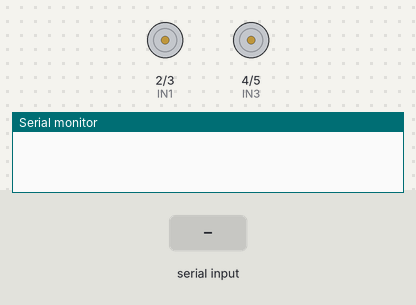
Bench run of a sketch on a simulated Arduino Uno, built with avr-gcc and run on an emulated ATmega328P. Shown: motor-driver pin pairs drawn as motors (green arrow = first pin HIGH = forward, orange = second pin HIGH = backward, longer = more drive, scaled by the enable pin), the last lines printed to the serial monitor. The test bench sets the inputs (shaded band).

Above: at 1.2 s.
1.3 s: "F" received over Serial
At 3.2 s:
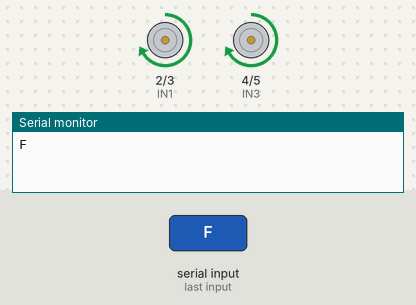
3.5 s: "B" received over Serial
At 4.7 s:
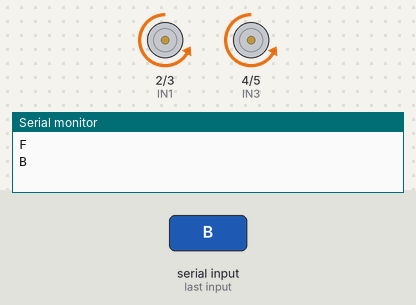
5.5 s: "L" received over Serial
At 7.2 s:
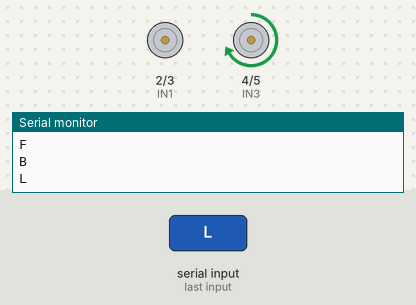
7.5 s: "R" received over Serial
At 8.9 s:
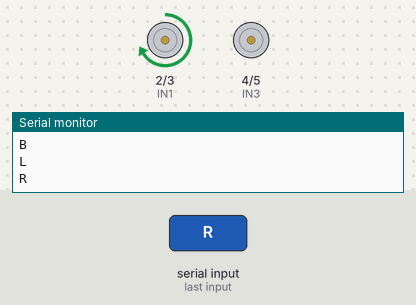
9.5 s: "S" received over Serial
At 10.5 s:
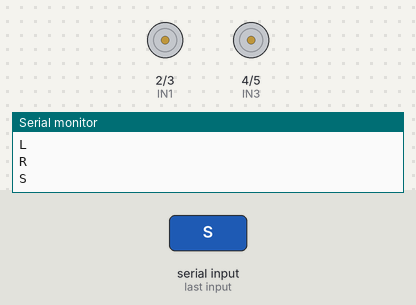
Timing chart, 0 to 12.5 s (numbered marks = the images above; inputs shaded):
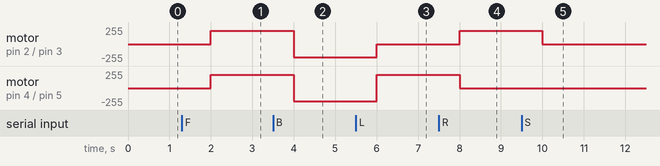

The sketch:

blue_thooth_10_Rc.ino
```cpp
char t;
int IN1 = 2;
int IN2 = 3;
int IN3 = 4;
int IN4 = 5;
int enA = 10;
int enB = 11;

#define ENABLE_ALL 1

void setup() {
pinMode(IN1,OUTPUT);   //left motors forward
pinMode(IN2,OUTPUT);   //left motors reverse
pinMode(IN3,OUTPUT);   //right motors forward
pinMode(IN4,OUTPUT);   //right motors reverse
pinMode(enA,OUTPUT);
pinMode(enB,OUTPUT);
Serial.begin(9600);

}

void loop() {
if(Serial.available()){
  t = Serial.read();
  Serial.println(t);
}

if(t == 'F'){            //move forward(all motors rotate in forward direction)
  digitalWrite(IN1,HIGH);
  digitalWrite(IN3,HIGH);

#ifdef ENABLE_ALL
  digitalWrite(IN2,LOW);
  digitalWrite(IN4,LOW);
#endif
  analogWrite(enA, 200);
  analogWrite(enB, 200);
  }

else if(t == 'B'){      //move reverse (all motors rotate in reverse direction)
  digitalWrite(IN2,HIGH);
  digitalWrite(IN4,HIGH);
#ifdef ENABLE_ALL
  digitalWrite(IN1,LOW);
  digitalWrite(IN3,LOW);
#endif

  analogWrite(enA, 200);
  analogWrite(enB, 200);
}

else if(t == 'L'){      //turn right (left side motors rotate in forward direction, right side motors doesn't rotate)
  digitalWrite(IN3,HIGH);
#ifdef ENABLE_ALL
  digitalWrite(IN1,LOW);
  digitalWrite(IN2,LOW);
  digitalWrite(IN4,LOW);
#endif

  analogWrite(enB,200);
}

else if(t == 'R'){      //turn left (right side motors rotate in forward direction, left side motors doesn't rotate)
  digitalWrite(IN1,HIGH);
#ifdef ENABLE_ALL
  digitalWrite(IN2,LOW);
  digitalWrite(IN3,LOW);
  digitalWrite(IN4,LOW);
#endif

  analogWrite(enA,200);
}
else if(t == 'S'){      //STOP (all motors stop)
  digitalWrite(IN1,LOW);
  digitalWrite(IN2,LOW);
  digitalWrite(IN3,LOW);
  digitalWrite(IN4,LOW);
}
else {      //STOP (all motors stop)
  digitalWrite(IN1,LOW);
  digitalWrite(IN2,LOW);
  digitalWrite(IN3,LOW);
  digitalWrite(IN4,LOW);
}


delay(1000);
}
```

Measured:
- after the input at 1.3 s, motor on pin 2 (IN1) / pin 3 (IN2), motor on pin 4 (IN3) / pin 5 (IN4): stopped → forward 200/255 after 0.70 s
- after the input at 3.5 s, motor on pin 2 (IN1) / pin 3 (IN2), motor on pin 4 (IN3) / pin 5 (IN4): forward 200/255 → backward 200/255 after 0.50 s
- after the input at 5.5 s, motor on pin 2 (IN1) / pin 3 (IN2): backward 200/255 → stopped after 0.50 s; motor on pin 4 (IN3) / pin 5 (IN4): backward 200/255 → forward 200/255 after 0.50 s
- after the input at 7.5 s, motor on pin 2 (IN1) / pin 3 (IN2): stopped → forward 200/255 after 0.50 s; motor on pin 4 (IN3) / pin 5 (IN4): forward 200/255 → stopped after 0.50 s
- after the input at 9.5 s, motor on pin 2 (IN1) / pin 3 (IN2): forward 200/255 → stopped after 0.50 s
